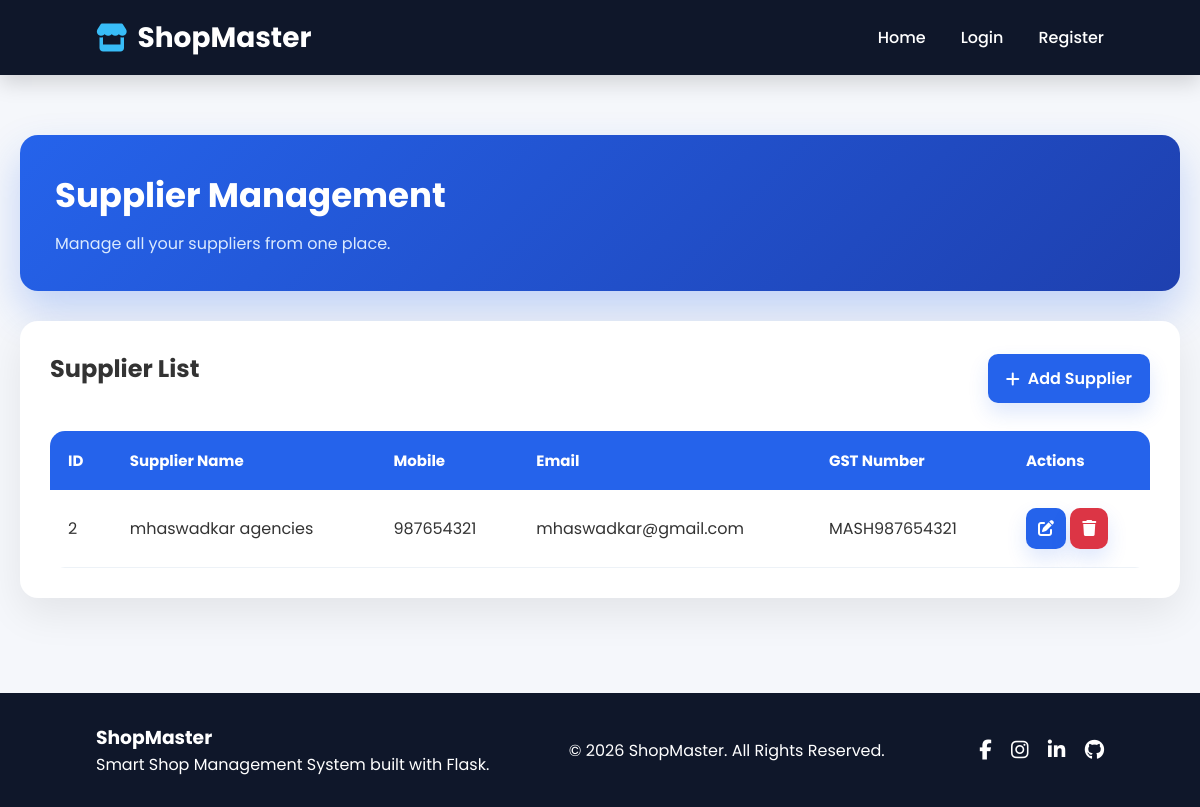
The app's page /suppliers (signed in) with its own data.
### models.py (models this page shows, shortened)
class Supplier(db.Model):
    __tablename__ = "suppliers"
    id = db.Column(
        db.Integer,
        primary_key=True
    )
    user_id = db.Column(
        db.Integer,
        db.ForeignKey("users.id"),
        nullable=False
    )
    supplier_name = db.Column(
        db.String(150),
        nullable=False
    )
    mobile = db.Column(
        db.String(15)
    )
    email = db.Column(
        db.String(120)
    )
    address = db.Column(
        db.Text
    )
    gst_number = db.Column(
        db.String(30)
    )
    created_at = db.Column(
        db.DateTime,
        server_default=db.func.now()
    )

### routes/suppliers.py (the view)
@suppliers.route("/suppliers")
@login_required
def supplier_list():
    suppliers = Supplier.query.filter_by(
        user_id=current_user.id
    ).all()
    return render_template(
        "suppliers.html",
        suppliers=suppliers
    )

### models.py (called while the page is built)
@login_manager.user_loader
def load_user(user_id):
    return db.session.get(User, int(user_id))

### templates/suppliers.html (shortened to what this page needs)
{% include 'header.html' %}
<div class="dashboard-container">
    <div class="dashboard-header">
        <h1>Supplier Management</h1>
        <p>Manage all your suppliers from one place.</p>
    </div>
    <div class="profile-card">
        <div style="display:flex;justify-content:space-between;align-items:center;">
            <h2>Supplier List</h2>
            <a href="{{ url_for('suppliers.add_supplier') }}" class="action-btn">
                <i class="fas fa-plus"></i>
                Add Supplier
            </a>
        </div>
        <br>
        <table class="customer-table">
            <thead>
                <tr>
                    <th>ID</th>
                    <th>Supplier Name</th>
                    <th>Mobile</th>
                    <th>Email</th>
                    <th>GST Number</th>
                    <th>Actions</th>
                </tr>
            </thead>
            <tbody>
            {% if suppliers %}
                {% for supplier in suppliers %}
                <tr>
                    <td>{{ supplier.id }}</td>
                    <td>{{ supplier.supplier_name }}</td>
                    <td>{{ supplier.mobile }}</td>
                    <td>{{ supplier.email }}</td>
                    <td>{{ supplier.gst_number }}</td>
                   <td>
    <a href="{{ url_for('suppliers.edit_supplier', id=supplier.id) }}"
       class="action-btn"
       style="padding:8px 12px;display:inline-block;">
        <i class="fas fa-edit"></i>
    </a>
    <a href="{{ url_for('suppliers.delete_supplier', id=supplier.id) }}"
       class="action-btn"
       style="background:#dc3545;padding:8px 12px;display:inline-block;"
       onclick="return confirm('Delete this supplier?')">
        <i class="fas fa-trash"></i>
    </a>
</td>
                </tr>
                {% endfor %}
            {% endif %}
            </tbody>
        </table>
    </div>
</div>
{% include 'footer.html' %}

### static/css/style.css (style rules this page uses)
* { margin:0; padding:0; box-sizing:border-box; }
html { scroll-behavior:smooth; }
body { font-family:'Poppins',sans-serif; background:#f5f7fb; color:#333; }
.dashboard-container { max-width:1200px; margin:40px auto; padding:20px; }
.dashboard-header { background:#ffffff; padding:25px; border-radius:15px; box-shadow:0 10px 25px rgba(0,0,0,.08); margin-bottom:30px; }
.dashboard-header h1 { font-size:32px; color:#222; margin-bottom:10px; }
.dashboard-header p { color:#666; font-size:16px; }
.profile-card { background:#fff; border-radius:15px; padding:30px; box-shadow:0 10px 25px rgba(0,0,0,.08); margin-bottom:35px; }
.profile-card h2 { margin-bottom:20px; }
.action-btn { text-decoration:none; background:#2563eb; color:white; padding:18px; text-align:center; border-radius:12px; font-weight:600; transition:.3s; }
* { transition:0.25s ease; }
.dashboard-header { background:linear-gradient(135deg,#2563eb,#1e40af); color:white; border-radius:18px; padding:35px; box-shadow:0 20px 40px rgba(37,99,235,.25); }
.dashboard-header h1 { color:white; font-size:34px; font-weight:700; }
.dashboard-header p { color:#dbeafe; }
.profile-card { border-radius:18px; box-shadow:0 15px 40px rgba(0,0,0,.08); border:none; }
.customer-table { width:100%; border-collapse:collapse; border-radius:15px; overflow:hidden; }
.customer-table thead { background:#2563eb; color:white; }
.customer-table th { padding:18px; text-align:left; font-size:15px; }
.customer-table td { padding:18px; border-bottom:1px solid #edf2f7; }
.action-btn { display:inline-flex; align-items:center; justify-content:center; gap:8px; border-radius:10px; padding:12px 18px; font-weight:600; box-shadow:0 10px 20px rgba(37,99,235,.15); }
.dashboard-container { animation:fadeIn .5s ease; }

### records on screen
Supplier: id "2", supplier_name "mhaswadkar agencies", mobile "987654321", email "mhaswadkar@gmail.com", gst_number "MASH987654321"
